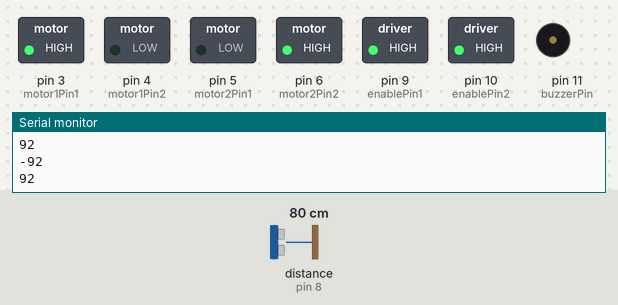
Recording of a sketch running on a simulated Arduino Uno, built with avr-gcc and run on an emulated ATmega328P. Shown: switched loads named in the sketch (green lamp = pin HIGH), buzzer (waves = sounding), the last lines printed to the serial monitor. Wiring (inferred from the names in the program): ultrasonic range finder: trigger pin 7; echo pin 8. Inputs (shaded band) come from the test bench; at power-on: distance to the obstacle (sensor on pin 8) 80 cm. The echo pulse lasts 58.3 µs per cm; pins used as bus, display or sensor lines are not drawn.

Above: at 1.4 s.
1.5 s: distance to the obstacle (sensor on pin 8) set to 7 cm
At 1.97 s:
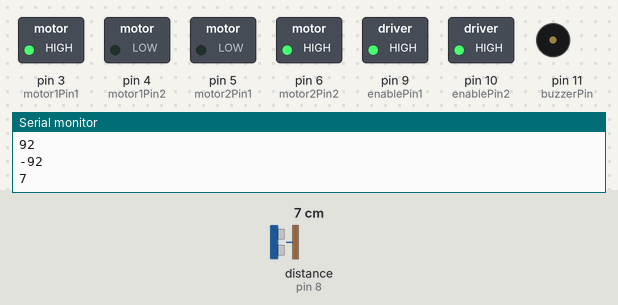
4.8 s: distance to the obstacle (sensor on pin 8) set to 4 cm
At 5.15 s:
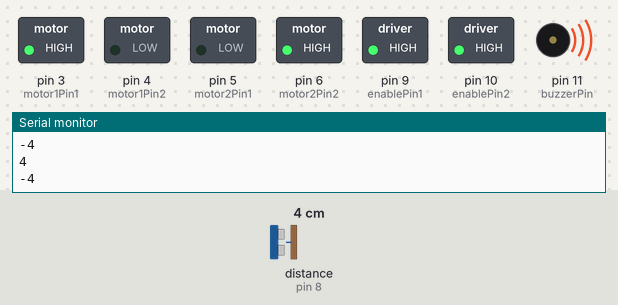
8.1 s: distance to the obstacle (sensor on pin 8) set to 18 cm
At 8.32 s:
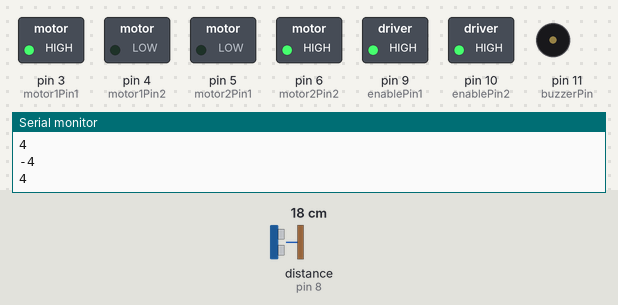
11.4 s: distance to the obstacle (sensor on pin 8) set to 2 cm
At 11.78 s:
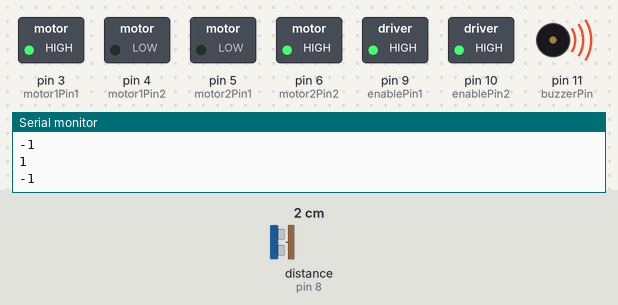
14.7 s: distance to the obstacle (sensor on pin 8) set to 9 cm
At 14.93 s:
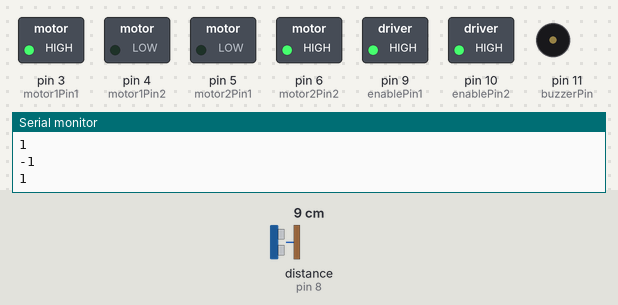
Timing chart, 0 to 19.0 s (numbered marks = the images above; inputs shaded):
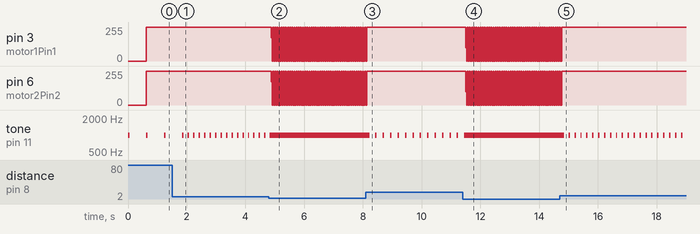

The sketch:

5_katse_auto_parkimisanduriga_hindele_5_Kald.ino
```cpp
#define ECHO_PIN 8

#define TRIG_PIN 7

int motor1Pin1 = 3; // vasakpoolne viik 2 (L293D)

int motor1Pin2 = 4; // vasakpoolne viik 7 (L293D)

int motor2Pin1 = 5; // parempoolne viik 7 (L293D)

int motor2Pin2 = 6; // parempoolne viik 2 (L293D)

int enablePin1 = 9; // vasakpoolne viik 1(L293D)

int enablePin2 = 10; // parempoolne viik 8(L293D)

int driveSpeed = 255;

int tempo = 30;

const int buzzerPin = 11;

void setup()
{

 	// sisendid

   	pinMode(ECHO_PIN, INPUT);

 	//väljundid

 	pinMode(motor1Pin1, OUTPUT);

 	pinMode(motor1Pin2, OUTPUT);

   	pinMode(motor2Pin1, OUTPUT);

   	pinMode(motor2Pin2, OUTPUT);

 	pinMode(enablePin1, OUTPUT);

   	pinMode(enablePin2, OUTPUT);

  	pinMode(buzzerPin, OUTPUT);

    pinMode(TRIG_PIN, OUTPUT);

 	// aktiveeri mootor 1

 	digitalWrite(enablePin1, HIGH);

  	// aktiveeri mootor 2

   	digitalWrite(enablePin2, HIGH);

  	Serial.begin(960);

}

void loop()
{
  	int prevMeasurement;
  	int newMeasurement;
  	int speedTarget;
  	newMeasurement = measure();

  	Serial.println(newMeasurement);


  	if (newMeasurement > prevMeasurement)
    {

		driveSpeed = prevMeasurement - newMeasurement;

    }

  	if (newMeasurement < prevMeasurement)
    {

      	driveSpeed = prevMeasurement + newMeasurement;

    }

      if (newMeasurement > 5 )
      {
      	tone(buzzerPin,1000);
     	delay(50);
   	 	noTone(buzzerPin);
     	delay(newMeasurement*5);
 		delay(100);
      }

  	if (newMeasurement <= 5 & newMeasurement > 0)
    {
      digitalWrite(motor1Pin1, LOW);
      digitalWrite(motor2Pin2, LOW);
      tone(buzzerPin,1000);

    }

  	prevMeasurement = newMeasurement;
  	Serial.println(driveSpeed);

  	digitalWrite(motor1Pin1, HIGH);
  	digitalWrite(motor1Pin2, LOW);
    digitalWrite(motor2Pin1, LOW);
  	digitalWrite(motor2Pin2, HIGH);
  	analogWrite(enablePin1, driveSpeed);
  	analogWrite(enablePin2, driveSpeed);

}

int measure()
{
	digitalWrite(TRIG_PIN, HIGH);
  	digitalWrite(TRIG_PIN, LOW);

  	int distance = pulseIn(ECHO_PIN, HIGH, 15000)/50;

  	return constrain(distance, 0 ,250);
}
```

Measured:
- the behaviour switches between 6 and 5 cm on distance to the obstacle (sensor on pin 8) (found by bisection; images 1 and 2)
- after the input at 1.5 s, tone on pin 11 (buzzerPin): alternates 1000 Hz for 0.05 s and silent for 0.14 s, starting after 0.54 s
- after the input at 4.8 s, pin 3 (motor1Pin1), pin 6 (motor2Pin2): 255/255 → 173/255 after 0.07 s, then moves between 0/255 and 255/255, repeating every 0.07 s; tone on pin 11 (buzzerPin): goes on until 4.8 s, then stays 1000 Hz
- after the input at 8.1 s, pin 3 (motor1Pin1), pin 6 (motor2Pin2): goes on until 8.1 s, then stays 255/255; tone on pin 11 (buzzerPin): alternates 1000 Hz for 0.05 s and silent for 0.20 s, starting after 0.12 s
- after the input at 11.4 s, pin 3 (motor1Pin1), pin 6 (motor2Pin2): 255/255 → 100/255 after 0.09 s, then repeats every 0.05 s: 0/255 0.02 s, 255/255 0.03 s; tone on pin 11 (buzzerPin): goes on until 11.5 s, then stays 1000 Hz
- after the input at 14.7 s, pin 3 (motor1Pin1), pin 6 (motor2Pin2): goes on until 14.8 s, then stays 255/255; tone on pin 11 (buzzerPin): alternates 1000 Hz for 0.05 s and silent for 0.15 s, starting after 0.15 s
- by itself, tone on pin 11 (buzzerPin): alternates 1000 Hz for 0.05 s and silent for 0.57 s
